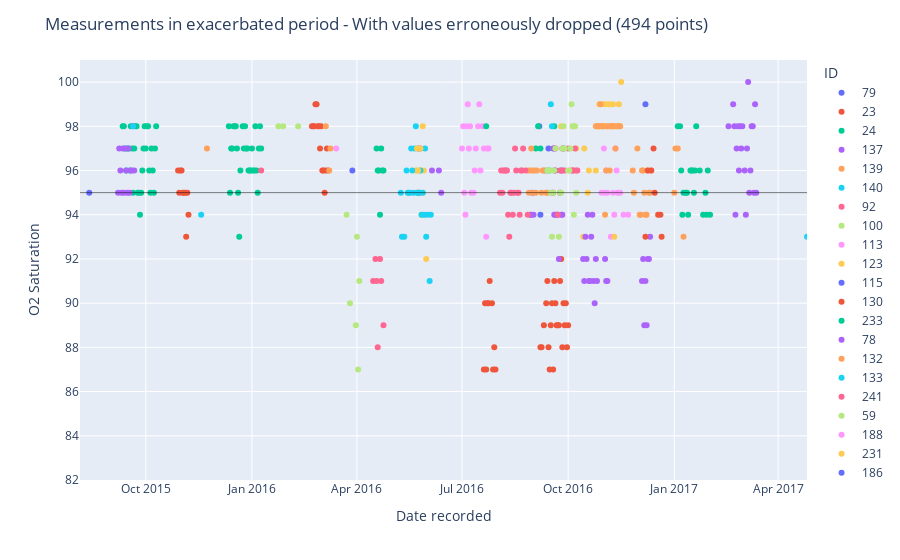
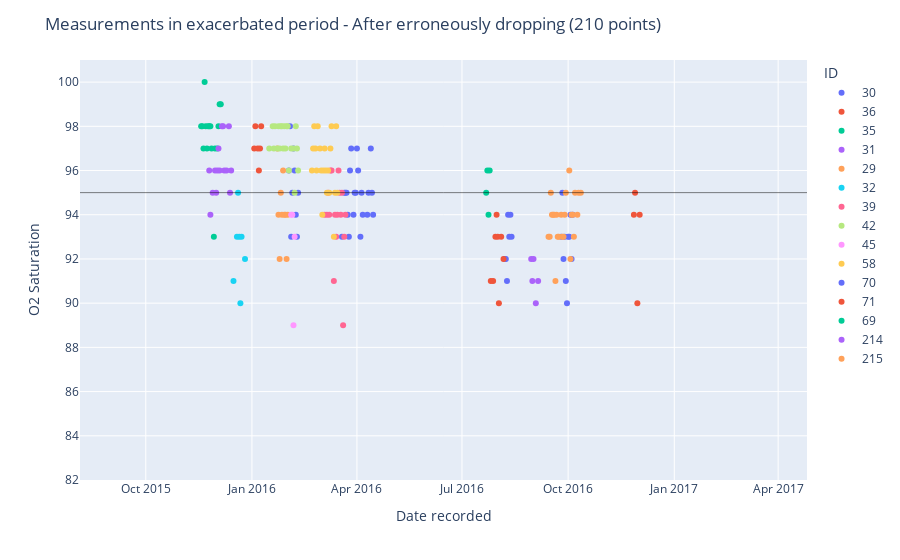

Here is the notebook cell these charts were saved with, in order:
### Code cell
# We'd like to explain the difference in the distribution of O2 saturation in the Exacerbated and Stable groups before and after the removal of the rows with nan.
# Changes in O2 Saturation's distribution are much stronger in the Exacerbated group than in the Stable. 
# Let's have a look at the Exacerbated group only.

# Scatter plot nan with x Date recorded, y O2 saturation, color ID with px library
nan_ex = nan[nan['Is Exacerbated']==True]
nonan_ex = nonan[nonan['Is Exacerbated']==True]
full_ex = full[full['Is Exacerbated']==True]
print(nan_ex.shape)
print(nonan_ex.shape)

def set_axes(fig):
  # Set y axis range to min max of O2 saturation of full
  fig.update_yaxes(range=[full['O2 Saturation'].min()-1, full['O2 Saturation'].max()+1])
  # Set x axis range to min max of Date recorded of full
  fig.update_xaxes(range=[full[x_col].min(), full[x_col].max()])
  return -1

fig = px.scatter(nan_ex, x=x_col, y='O2 Saturation', color='ID')

# Add line of O2 saturation 95
fig.add_shape(type="line", x0=full[x_col].min(), y0=95, x1=full[x_col].max(), y1=95, line=dict(color="Black", width=0.5))
set_axes(fig)
fig.update_layout(title='Measurements in exacerbated period - With values erroneously dropped ({} points)'.format(nan_ex.shape[0]))
fig.show()

fig = px.scatter(nonan_ex, x=x_col, y='O2 Saturation', color='ID')
set_axes(fig)
fig.add_shape(type="line", x0=full[x_col].min(), y0=95, x1=full[x_col].max(), y1=95, line=dict(color="Black", width=0.5))
fig.update_layout(title='Measurements in exacerbated period - After erroneously dropping ({} points)'.format(nonan_ex.shape[0]))
fig.show()

fig = px.scatter(full_ex, x=x_col, y='O2 Saturation', color='ID')
set_axes(fig)
fig.add_shape(type="line", x0=full[x_col].min(), y0=95, x1=full[x_col].max(), y1=95, line=dict(color="Black", width=0.5))
fig.update_layout(title='Measurements in exacerbated period - After correction ({} points)'.format(full_ex.shape[0]))
fig.show()

### Figure 1 — Plotly figure (JSON) as saved in the notebook; plotly's stock layout.template omitted (floating-point values rounded to 4 significant figures)
{"data": [{"hovertemplate": "ID=79<br>Date recorded=%{x}<br>O2 Saturation=%{y}<extra></extra>", "legendgroup": "79", "marker": {"color": "#636efa", "symbol": "circle"}, "mode": "markers", "name": "79", "orientation": "v", "showlegend": true, "type": "scatter", "x": ["2015-08-13"], "xaxis": "x", "y": [95], "yaxis": "y"}, {"hovertemplate": "ID=23<br>Date recorded=%{x}<br>O2 Saturation=%{y}<extra></extra>", "legendgroup": "23", "marker": {"color": "#EF553B", "symbol": "circle"}, "mode": "markers", "name": "23", "orientation": "v", "showlegend": true, "type": "scatter", "x": ["2015-11-04", "2015-10-30", "2015-10-31", "2015-11-02", "2015-11-03", "2015-11-06", "2015-10-29", "2015-11-01", "2015-11-07", "2015-11-05"], "xaxis": "x", "y": [95, 95, 96, 95, 95, 95, 96, 96, 94, 93], "yaxis": "y"}, {"hovertemplate": "ID=24<br>Date recorded=%{x}<br>O2 Saturation=%{y}<extra></extra>", "legendgroup": "24", "marker": {"color": "#00cc96", "symbol": "circle"}, "mode": "markers", "name": "24", "orientation": "v", "showlegend": true, "type": "scatter", "x": ["2015-09-13", "2015-09-17", "2015-09-25", "2015-09-30", "2015-10-04", "2015-10-07", "2015-10-08", "2015-10-09", "2015-09-14", "2015-09-18", "2015-09-21", "2015-09-24", "2015-09-26", "2015-09-27", "2015-09-29", "2015-10-03", "2015-09-16", "2015-09-15", "2015-09-19", "2015-10-01", "2015-10-02", "2015-09-11", "2015-10-06", "2015-10-10", "2015-09-20", "2015-09-23", "2015-10-05", "2015-09-12", "2015-12-17", "2015-09-22", "2015-09-28", "2015-12-29", "2015-12-12", "2015-12-16", "2015-12-18", "2015-12-21", "2015-12-22", "2015-12-27", "2015-12-13", "2016-01-01", "2015-12-25", "2015-12-14", "2016-01-05", "2015-12-15", "2015-12-30", "2015-12-20", "2016-01-04", "2016-01-09", "2015-12-24", "2015-12-19", "2016-01-02", "2016-01-06", "2015-12-26", "2015-12-28", "2015-12-31", "2016-01-03", "2016-01-07", "2016-01-08"], "xaxis": "x", "y": [97, 96, 95, 98, 96, 96, 95, 97, 96, 98, 97, 95, 94, 95, 97, 98, 97, 97, 97, 97, 98, 98, 97, 98, 95, 98, 95, 98, 98, 98, 96, 96, 98, 98, 98, 93, 96, 97, 95, 97, 97, 97, 96, 97, 96, 95, 98, 97, 98, 97, 96, 95, 98, 97, 96, 96, 97, 98], "yaxis": "y"}, {"hovertemplate": "ID=137<br>Date recorded=%{x}<br>O2 Saturation=%{y}<extra></extra>", "legendgroup": "137", "marker": {"color": "#ab63fa", "symbol": "circle"}, "mode": "markers", "name": "137", "orientation": "v", "showlegend": true, "type": "scatter", "x": ["2015-09-09", "2015-09-07", "2015-09-12", "2015-09-19", "2015-09-15", "2015-09-16", "2015-09-17", "2015-09-11", "2015-09-08", "2015-09-13", "2015-09-18", "2015-09-10", "2015-09-14", "2015-09-20", "2015-09-21"], "xaxis": "x", "y": [96, 95, 95, 96, 95, 97, 95, 97, 97, 97, 96, 95, 96, 98, 96], "yaxis": "y"}, {"hovertemplate": "ID=139<br>Date recorded=%{x}<br>O2 Saturation=%{y}<extra></extra>", "legendgroup": "139", "marker": {"color": "#FFA15A", "symbol": "circle"}, "mode": "markers", "name": "139", "orientation": "v", "showlegend": true, "type": "scatter", "x": ["2015-11-23"], "xaxis": "x", "y": [97], "yaxis": "y"}, {"hovertemplate": "ID=140<br>Date recorded=%{x}<br>O2 Saturation=%{y}<extra></extra>", "legendgroup": "140", "marker": {"color": "#19d3f3", "symbol": "circle"}, "mode": "markers", "name": "140", "orientation": "v", "showlegend": true, "type": "scatter", "x": ["2015-11-18", "2015-09-20"], "xaxis": "x", "y": [94, 98], "yaxis": "y"}, {"hovertemplate": "ID=92<br>Date recorded=%{x}<br>O2 Saturation=%{y}<extra></extra>", "legendgroup": "92", "marker": {"color": "#FF6692", "symbol": "circle"}, "mode": "markers", "name": "92", "orientation": "v", "showlegend": true, "type": "scatter", "x": ["2016-01-09"], "xaxis": "x", "y": [96], "yaxis": "y"}, {"hovertemplate": "ID=100<br>Date recorded=%{x}<br>O2 Saturation=%{y}<extra></extra>", "legendgroup": "100", "marker": {"color": "#B6E880", "symbol": "circle"}, "mode": "markers", "name": "100", "orientation": "v", "showlegend": true, "type": "scatter", "x": ["2016-01-28", "2016-01-24", "2016-02-10"], "xaxis": "x", "y": [98, 98, 98], "yaxis": "y"}, {"hovertemplate": "ID=113<br>Date recorded=%{x}<br>O2 Saturation=%{y}<extra></extra>", "legendgroup": "113", "marker": {"color": "#FF97FF", "symbol": "circle"}, "mode": "markers", "name": "113", "orientation": "v", "showlegend": true, "type": "scatter", "x": ["2016-03-14"], "xaxis": "x", "y": [97], "yaxis": "y"}, {"hovertemplate": "ID=123<br>Date recorded=%{x}<br>O2 Saturation=%{y}<extra></extra>", "legendgroup": "123", "marker": {"color": "#FECB52", "symbol": "circle"}, "mode": "markers", "name": "123", "orientation": "v", "showlegend": true, "type": "scatter", "x": ["2016-05-27", "2016-05-23", "2016-05-28", "2016-05-29", "2016-05-30", "2016-05-22", "2016-05-25", "2016-05-26", "2016-05-24", "2016-05-31"], "xaxis": "x", "y": [94, 96, 95, 96, 94, 96, 95, 96, 95, 92], "yaxis": "y"}, {"hovertemplate": "ID=115<br>Date recorded=%{x}<br>O2 Saturation=%{y}<extra></extra>", "legendgroup": "115", "marker": {"color": "#636efa", "symbol": "circle"}, "mode": "markers", "name": "115", "orientation": "v", "showlegend": true, "type": "scatter", "x": ["2016-03-28"], "xaxis": "x", "y": [96], "yaxis": "y"}, {"hovertemplate": "ID=130<br>Date recorded=%{x}<br>O2 Saturation=%{y}<extra></extra>", "legendgroup": "130", "marker": {"color": "#EF553B", "symbol": "circle"}, "mode": "markers", "name": "130", "orientation": "v", "showlegend": true, "type": "scatter", "x": ["2016-02-29", "2016-03-01", "2016-03-03", "2016-02-23", "2016-02-22", "2016-02-27", "2016-02-24", "2016-03-07", "2016-02-26", "2016-02-28", "2016-03-02", "2016-02-25", "2016-03-04", "2016-03-05", "2016-03-06"], "xaxis": "x", "y": [97, 98, 96, 98, 98, 98, 98, 96, 99, 98, 96, 99, 95, 96, 97], "yaxis": "y"}, {"hovertemplate": "ID=233<br>Date recorded=%{x}<br>O2 Saturation=%{y}<extra></extra>", "legendgroup": "233", "marker": {"color": "#00cc96", "symbol": "circle"}, "mode": "markers", "name": "233", "orientation": "v", "showlegend": true, "type": "scatter", "x": ["2016-04-20", "2016-04-18", "2016-04-19", "2016-04-21", "2016-04-23", "2016-04-24", "2016-04-22"], "xaxis": "x", "y": [96, 97, 96, 94, 96, 96, 97], "yaxis": "y"}, {"hovertemplate": "ID=78<br>Date recorded=%{x}<br>O2 Saturation=%{y}<extra></extra>", "legendgroup": "78", "marker": {"color": "#ab63fa", "symbol": "circle"}, "mode": "markers", "name": "78", "orientation": "v", "showlegend": true, "type": "scatter", "x": ["2016-05-25", "2016-05-24", "2016-05-26", "2016-06-05", "2016-06-13", "2016-06-11"], "xaxis": "x", "y": [95, 97, 97, 96, 95, 96], "yaxis": "y"}, {"hovertemplate": "ID=132<br>Date recorded=%{x}<br>O2 Saturation=%{y}<extra></extra>", "legendgroup": "132", "marker": {"color": "#FFA15A", "symbol": "circle"}, "mode": "markers", "name": "132", "orientation": "v", "showlegend": true, "type": "scatter", "x": ["2016-03-09", "2016-03-05", "2016-03-08"], "xaxis": "x", "y": [97, 98, 96], "yaxis": "y"}, {"hovertemplate": "ID=133<br>Date recorded=%{x}<br>O2 Saturation=%{y}<extra></extra>", "legendgroup": "133", "marker": {"color": "#19d3f3", "symbol": "circle"}, "mode": "markers", "name": "133", "orientation": "v", "showlegend": true, "type": "scatter", "x": ["2016-05-16", "2016-05-20", "2016-05-24", "2016-05-26", "2016-05-30", "2016-05-09", "2016-06-03", "2016-05-10", "2016-05-15", "2016-05-14", "2016-05-18", "2016-05-12", "2016-05-27", "2016-05-25", "2016-05-29", "2016-05-31", "2016-06-01", "2016-05-17", "2016-06-04", "2016-05-19", "2016-05-21", "2016-05-22", "2016-05-23", "2016-05-28"], "xaxis": "x", "y": [95, 95, 95, 96, 97, 95, 91, 93, 95, 96, 97, 93, 94, 95, 94, 93, 94, 95, 94, 96, 97, 98, 95, 95], "yaxis": "y"}, {"hovertemplate": "ID=241<br>Date recorded=%{x}<br>O2 Saturation=%{y}<extra></extra>", "legendgroup": "241", "marker": {"color": "#FF6692", "symbol": "circle"}, "mode": "markers", "name": "241", "orientation": "v", "showlegend": true, "type": "scatter", "x": ["2016-04-24", "2016-04-15", "2016-04-18", "2016-04-21", "2016-04-19", "2016-04-22", "2016-04-17"], "xaxis": "x", "y": [89, 91, 91, 92, 88, 91, 92], "yaxis": "y"}, {"hovertemplate": "ID=59<br>Date recorded=%{x}<br>O2 Saturation=%{y}<extra></extra>", "legendgroup": "59", "marker": {"color": "#B6E880", "symbol": "circle"}, "mode": "markers", "name": "59", "orientation": "v", "showlegend": true, "type": "scatter", "x": ["2016-04-02", "2016-03-23", "2016-03-26", "2016-04-03", "2016-04-01", "2016-03-31"], "xaxis": "x", "y": [87, 94, 90, 91, 93, 89], "yaxis": "y"}, {"hovertemplate": "ID=188<br>Date recorded=%{x}<br>O2 Saturation=%{y}<extra></extra>", "legendgroup": "188", "marker": {"color": "#FF97FF", "symbol": "circle"}, "mode": "markers", "name": "188", "orientation": "v", "showlegend": true, "type": "scatter", "x": ["2016-07-02", "2016-07-08", "2016-07-20", "2016-07-24", "2016-07-04", "2016-07-03", "2016-07-09", "2016-07-07", "2016-07-15", "2016-07-23", "2016-07-01", "2016-07-22", "2016-07-05", "2016-07-06", "2016-07-12", "2016-07-13", "2016-07-17", "2016-07-11", "2016-07-16", "2016-07-19"], "xaxis": "x", "y": [98, 98, 97, 97, 94, 95, 95, 97, 98, 97, 97, 93, 98, 99, 96, 97, 96, 95, 99, 98], "yaxis": "y"}, {"hovertemplate": "ID=231<br>Date recorded=%{x}<br>O2 Saturation=%{y}<extra></extra>", "legendgroup": "231", "marker": {"color": "#FECB52", "symbol": "circle"}, "mode": "markers", "name": "231", "orientation": "v", "showlegend": true, "type": "scatter", "x": ["2016-05-24", "2016-05-23", "2016-05-26", "2016-05-25", "2016-05-28", "2016-09-25", "2016-10-05", "2016-09-24", "2016-10-06", "2016-10-15", "2016-10-18", "2016-10-08", "2016-10-14", "2016-10-19"], "xaxis": "x", "y": [96, 97, 97, 97, 98, 98, 98, 95, 98, 97, 95, 97, 93, 96], "yaxis": "y"}, {"hovertemplate": "ID=186<br>Date recorded=%{x}<br>O2 Saturation=%{y}<extra></extra>", "legendgroup": "186", "marker": {"color": "#636efa", "symbol": "circle"}, "mode": "markers", "name": "186", "orientation": "v", "showlegend": true, "type": "scatter", "x": ["2016-09-06", "2016-09-07", "2016-09-14", "2016-09-20", "2016-09-19", "2016-09-26", "2016-09-27"], "xaxis": "x", "y": [98, 94, 97, 96, 97, 96, 97], "yaxis": "y"}, {"hovertemplate": "ID=141<br>Date recorded=%{x}<br>O2 Saturation=%{y}<extra></extra>", "legendgroup": "141", "marker": {"color": "#EF553B", "symbol": "circle"}, "mode": "markers", "name": "141", "orientation": "v", "showlegend": true, "type": "scatter", "x": ["2016-07-21", "2016-07-28", "2016-07-20", "2016-07-30", "2016-09-08", "2016-07-22", "2016-07-25", "2016-09-13", "2016-07-27", "2016-09-20", "2016-09-24", "2016-07-23", "2016-09-25", "2016-07-24", "2016-07-29", "2016-09-07", "2016-09-10", "2016-09-12", "2016-09-15", "2016-09-17", "2016-09-18", "2016-09-19", "2016-09-22", "2016-09-23", "2016-09-26", "2016-09-30", "2016-09-14", "2016-09-16", "2016-09-27", "2016-09-21", "2016-09-28", "2016-09-29", "2016-10-01"], "xaxis": "x", "y": [90, 87, 87, 87, 88, 87, 91, 91, 90, 90, 91, 90, 92, 90, 88, 88, 89, 90, 87, 90, 87, 91, 89, 89, 88, 88, 88, 89, 90, 89, 89, 90, 89], "yaxis": "y"}, {"hovertemplate": "ID=143<br>Date recorded=%{x}<br>O2 Saturation=%{y}<extra></extra>", "legendgroup": "143", "marker": {"color": "#00cc96", "symbol": "circle"}, "mode": "markers", "name": "143", "orientation": "v", "showlegend": true, "type": "scatter", "x": ["2016-07-22", "2016-09-03", "2016-09-19", "2016-09-05", "2016-09-07"], "xaxis": "x", "y": [98, 97, 98, 98, 97], "yaxis": "y"}, {"hovertemplate": "ID=194<br>Date recorded=%{x}<br>O2 Saturation=%{y}<extra></extra>", "legendgroup": "194", "marker": {"color": "#ab63fa", "symbol": "circle"}, "mode": "markers", "name": "194", "orientation": "v", "showlegend": true, "type": "scatter", "x": ["2016-09-22", "2016-09-25", "2016-08-29", "2016-08-30", "2016-08-31", "2016-09-17", "2016-09-18", "2016-09-19", "2016-09-21", "2016-10-24", "2016-10-25", "2016-10-26", "2016-09-23", "2016-09-01", "2016-09-24", "2016-10-16", "2016-09-26", "2016-10-19", "2016-09-20", "2016-10-21", "2016-10-17", "2016-10-23", "2016-11-02", "2016-10-14", "2016-10-15", "2016-11-04", "2016-12-06", "2016-12-09", "2016-10-22", "2016-10-18", "2016-10-20", "2016-11-03", "2016-12-07", "2016-12-04", "2016-12-05", "2016-12-08", "2016-12-10", "2016-12-11"], "xaxis": "x", "y": [94, 94, 94, 94, 95, 95, 97, 94, 94, 90, 92, 91, 92, 94, 95, 93, 94, 91, 94, 93, 92, 91, 92, 92, 91, 91, 89, 92, 94, 94, 91, 91, 91, 91, 92, 89, 92, 93], "yaxis": "y"}, {"hovertemplate": "ID=195<br>Date recorded=%{x}<br>O2 Saturation=%{y}<extra></extra>", "legendgroup": "195", "marker": {"color": "#FFA15A", "symbol": "circle"}, "mode": "markers", "name": "195", "orientation": "v", "showlegend": true, "type": "scatter", "x": ["2016-08-27", "2016-09-08", "2016-09-10", "2016-08-28", "2016-08-30", "2016-08-29", "2016-09-01", "2016-09-02", "2016-09-03", "2016-09-09", "2016-09-11", "2016-09-12", "2016-09-13", "2016-08-31", "2016-09-04", "2016-12-03", "2016-12-04", "2017-01-09", "2016-11-27", "2016-12-06", "2016-11-30", "2016-12-07", "2016-12-09", "2016-12-10", "2016-12-12", "2016-11-26", "2017-01-02", "2016-12-02", "2017-01-01", "2016-12-05", "2017-01-04", "2016-12-11", "2016-12-08"], "xaxis": "x", "y": [96, 95, 96, 95, 97, 96, 95, 96, 95, 96, 96, 95, 95, 96, 96, 94, 96, 93, 95, 95, 97, 94, 96, 95, 96, 96, 97, 94, 95, 96, 97, 95, 94], "yaxis": "y"}, {"hovertemplate": "ID=193<br>Date recorded=%{x}<br>O2 Saturation=%{y}<extra></extra>", "legendgroup": "193", "marker": {"color": "#19d3f3", "symbol": "circle"}, "mode": "markers", "name": "193", "orientation": "v", "showlegend": true, "type": "scatter", "x": ["2016-09-17", "2016-09-13", "2016-09-15", "2016-09-16"], "xaxis": "x", "y": [98, 96, 96, 99], "yaxis": "y"}, {"hovertemplate": "ID=151<br>Date recorded=%{x}<br>O2 Saturation=%{y}<extra></extra>", "legendgroup": "151", "marker": {"color": "#FF6692", "symbol": "circle"}, "mode": "markers", "name": "151", "orientation": "v", "showlegend": true, "type": "scatter", "x": ["2016-08-05", "2016-08-11", "2016-08-17", "2016-08-18", "2016-08-20", "2016-08-22", "2016-08-03", "2016-08-07", "2016-08-19", "2016-08-21", "2016-08-27", "2016-08-08", "2016-08-13", "2016-10-05", "2016-08-04", "2016-08-06", "2016-08-09", "2016-08-10", "2016-08-23", "2016-08-12", "2016-08-14", "2016-08-25", "2016-08-15", "2016-09-19", "2016-08-16", "2016-09-20", "2016-09-26", "2016-10-01", "2016-10-07", "2016-10-04", "2016-09-22", "2016-10-08", "2016-09-24", "2016-09-28", "2016-09-18", "2016-09-25", "2016-10-09", "2016-10-06"], "xaxis": "x", "y": [95, 93, 96, 95, 94, 96, 95, 96, 95, 96, 94, 96, 95, 96, 96, 96, 96, 94, 97, 95, 94, 96, 95, 96, 97, 97, 97, 97, 97, 96, 94, 96, 96, 96, 95, 96, 96, 96], "yaxis": "y"}, {"hovertemplate": "ID=153<br>Date recorded=%{x}<br>O2 Saturation=%{y}<extra></extra>", "legendgroup": "153", "marker": {"color": "#B6E880", "symbol": "circle"}, "mode": "markers", "name": "153", "orientation": "v", "showlegend": true, "type": "scatter", "x": ["2016-09-28", "2016-10-04", "2016-09-13", "2016-09-14", "2016-09-15", "2016-09-17", "2016-09-18", "2016-09-19", "2016-09-20", "2016-09-24", "2016-09-23", "2016-09-26", "2016-10-02", "2016-10-01", "2016-10-03", "2016-09-16", "2016-10-08", "2016-10-05", "2016-09-25", "2016-10-06", "2016-09-27", "2016-10-07"], "xaxis": "x", "y": [97, 99, 96, 96, 96, 93, 95, 96, 97, 95, 93, 97, 96, 96, 97, 95, 95, 98, 95, 94, 98, 98], "yaxis": "y"}, {"hovertemplate": "ID=66<br>Date recorded=%{x}<br>O2 Saturation=%{y}<extra></extra>", "legendgroup": "66", "marker": {"color": "#FF97FF", "symbol": "circle"}, "mode": "markers", "name": "66", "orientation": "v", "showlegend": true, "type": "scatter", "x": ["2016-10-30", "2016-11-11", "2016-11-18", "2016-11-02", "2016-11-07", "2016-11-04", "2016-11-15", "2016-11-13", "2016-11-01", "2016-11-22", "2016-11-03", "2016-11-10", "2016-11-12", "2016-11-09"], "xaxis": "x", "y": [95, 97, 94, 95, 93, 95, 95, 95, 97, 94, 96, 94, 96, 95], "yaxis": "y"}, {"hovertemplate": "ID=171<br>Date recorded=%{x}<br>O2 Saturation=%{y}<extra></extra>", "legendgroup": "171", "marker": {"color": "#FECB52", "symbol": "circle"}, "mode": "markers", "name": "171", "orientation": "v", "showlegend": true, "type": "scatter", "x": ["2016-11-02", "2016-11-14", "2016-10-25", "2016-10-26", "2016-10-31", "2016-10-28", "2016-10-27", "2016-10-29", "2016-11-05", "2016-11-10", "2016-11-08", "2016-11-09", "2016-11-12", "2016-11-11", "2016-11-01", "2016-10-30", "2016-11-04", "2016-11-06", "2016-11-03", "2016-11-07", "2016-11-16", "2016-11-13", "2016-11-15"], "xaxis": "x", "y": [99, 99, 96, 98, 99, 99, 98, 98, 99, 93, 98, 99, 98, 98, 98, 98, 98, 99, 98, 98, 100, 98, 98], "yaxis": "y"}, {"hovertemplate": "ID=173<br>Date recorded=%{x}<br>O2 Saturation=%{y}<extra></extra>", "legendgroup": "173", "marker": {"color": "#636efa", "symbol": "circle"}, "mode": "markers", "name": "173", "orientation": "v", "showlegend": true, "type": "scatter", "x": ["2016-12-07"], "xaxis": "x", "y": [99], "yaxis": "y"}, {"hovertemplate": "ID=176<br>Date recorded=%{x}<br>O2 Saturation=%{y}<extra></extra>", "legendgroup": "176", "marker": {"color": "#EF553B", "symbol": "circle"}, "mode": "markers", "name": "176", "orientation": "v", "showlegend": true, "type": "scatter", "x": ["2016-12-18", "2016-12-14", "2016-12-15", "2016-12-07", "2016-12-20", "2016-12-12", "2016-12-21", "2016-12-09"], "xaxis": "x", "y": [94, 97, 95, 93, 94, 96, 93, 96], "yaxis": "y"}, {"hovertemplate": "ID=172<br>Date recorded=%{x}<br>O2 Saturation=%{y}<extra></extra>", "legendgroup": "172", "marker": {"color": "#00cc96", "symbol": "circle"}, "mode": "markers", "name": "172", "orientation": "v", "showlegend": true, "type": "scatter", "x": ["2017-01-06", "2017-01-07", "2017-01-09", "2017-01-12", "2017-01-20", "2017-01-30", "2017-01-04", "2017-01-18", "2017-01-08", "2017-01-19", "2017-01-11", "2017-01-17", "2017-02-01", "2017-01-23", "2017-01-26", "2017-01-13", "2017-01-28", "2017-01-15", "2017-01-16", "2017-01-29"], "xaxis": "x", "y": [98, 96, 95, 95, 98, 96, 98, 95, 94, 96, 95, 96, 94, 96, 94, 94, 95, 96, 96, 94], "yaxis": "y"}, {"hovertemplate": "ID=200<br>Date recorded=%{x}<br>O2 Saturation=%{y}<extra></extra>", "legendgroup": "200", "marker": {"color": "#ab63fa", "symbol": "circle"}, "mode": "markers", "name": "200", "orientation": "v", "showlegend": true, "type": "scatter", "x": ["2017-02-22", "2017-02-21", "2017-02-28", "2017-03-06", "2017-02-26", "2017-03-08", "2017-03-03", "2017-02-17", "2017-03-10", "2017-03-05", "2017-03-12", "2017-03-07", "2017-03-13", "2017-02-23", "2017-02-27", "2017-03-01", "2017-03-11", "2017-02-24", "2017-02-25", "2017-03-04", "2017-03-09"], "xaxis": "x", "y": [98, 99, 97, 100, 96, 96, 96, 98, 98, 97, 99, 95, 95, 94, 98, 98, 95, 97, 98, 94, 98], "yaxis": "y"}, {"hovertemplate": "ID=179<br>Date recorded=%{x}<br>O2 Saturation=%{y}<extra></extra>", "legendgroup": "179", "marker": {"color": "#FFA15A", "symbol": "circle"}, "mode": "markers", "name": "179", "orientation": "v", "showlegend": true, "type": "scatter", "x": ["2016-10-26", "2016-10-29", "2016-10-27", "2016-11-01", "2016-10-31", "2016-11-02", "2016-11-09", "2016-11-06", "2016-11-10", "2016-11-07", "2016-11-11", "2016-10-25", "2016-11-13", "2016-11-15", "2016-11-14", "2016-10-30", "2016-10-28", "2016-11-03", "2016-11-04", "2016-11-08", "2016-11-05"], "xaxis": "x", "y": [98, 99, 98, 98, 98, 94, 98, 96, 98, 98, 97, 98, 98, 98, 98, 98, 98, 96, 98, 98, 98], "yaxis": "y"}, {"hovertemplate": "ID=229<br>Date recorded=%{x}<br>O2 Saturation=%{y}<extra></extra>", "legendgroup": "229", "marker": {"color": "#19d3f3", "symbol": "circle"}, "mode": "markers", "name": "229", "orientation": "v", "showlegend": true, "type": "scatter", "x": ["2017-04-26"], "xaxis": "x", "y": [93], "yaxis": "y"}], "layout": {"legend": {"title": {"text": "ID"}, "tracegroupgap": 0}, "margin": {"t": 60}, "shapes": [{"line": {"color": "Black", "width": 0.5}, "type": "line", "x0": "2015-08-05", "x1": "2017-04-26", "y0": 95, "y1": 95}], "title": {"text": "Measurements in exacerbated period - With values erroneously dropped (494 points)"}, "xaxis": {"anchor": "y", "domain": [0, 1], "range": ["2015-08-05", "2017-04-26"], "title": {"text": "Date recorded"}}, "yaxis": {"anchor": "x", "domain": [0, 1], "range": [82, 101], "title": {"text": "O2 Saturation"}}}}

### Figure 2 — Plotly figure (JSON) as saved in the notebook; plotly's stock layout.template omitted (floating-point values rounded to 4 significant figures)
{"data": [{"hovertemplate": "ID=30<br>Date recorded=%{x}<br>O2 Saturation=%{y}<extra></extra>", "legendgroup": "30", "marker": {"color": "#636efa", "symbol": "circle"}, "mode": "markers", "name": "30", "orientation": "v", "showlegend": true, "type": "scatter", "x": ["2016-02-02", "2016-02-09", "2016-02-10", "2016-02-04", "2016-02-03", "2016-02-06", "2016-02-05", "2016-02-07", "2016-02-08", "2016-03-21", "2016-03-22", "2016-03-25", "2016-04-02", "2016-03-26", "2016-03-30", "2016-04-05", "2016-04-01", "2016-03-23", "2016-04-04", "2016-04-10", "2016-03-19", "2016-04-11", "2016-03-24", "2016-03-27", "2016-03-29", "2016-03-31", "2016-04-15", "2016-04-06", "2016-04-13", "2016-04-14"], "xaxis": "x", "y": [96, 93, 95, 93, 98, 97, 95, 96, 94, 95, 95, 93, 96, 96, 95, 95, 97, 95, 93, 94, 93, 95, 94, 97, 94, 95, 94, 94, 97, 95], "yaxis": "y"}, {"hovertemplate": "ID=36<br>Date recorded=%{x}<br>O2 Saturation=%{y}<extra></extra>", "legendgroup": "36", "marker": {"color": "#EF553B", "symbol": "circle"}, "mode": "markers", "name": "36", "orientation": "v", "showlegend": true, "type": "scatter", "x": ["2016-01-04", "2016-01-08", "2016-01-07", "2016-01-03", "2016-01-06", "2016-01-09"], "xaxis": "x", "y": [98, 97, 96, 97, 97, 98], "yaxis": "y"}, {"hovertemplate": "ID=35<br>Date recorded=%{x}<br>O2 Saturation=%{y}<extra></extra>", "legendgroup": "35", "marker": {"color": "#00cc96", "symbol": "circle"}, "mode": "markers", "name": "35", "orientation": "v", "showlegend": true, "type": "scatter", "x": ["2015-11-23", "2015-11-25", "2015-12-04", "2015-11-19", "2015-11-20", "2015-11-21", "2015-11-26", "2015-12-03", "2015-11-22", "2015-12-02", "2015-12-05", "2015-11-24", "2015-11-29", "2015-11-30", "2015-11-18", "2015-11-27"], "xaxis": "x", "y": [97, 98, 99, 98, 97, 100, 98, 98, 98, 97, 99, 98, 93, 97, 98, 97], "yaxis": "y"}, {"hovertemplate": "ID=31<br>Date recorded=%{x}<br>O2 Saturation=%{y}<extra></extra>", "legendgroup": "31", "marker": {"color": "#ab63fa", "symbol": "circle"}, "mode": "markers", "name": "31", "orientation": "v", "showlegend": true, "type": "scatter", "x": ["2015-11-30", "2015-12-08", "2015-12-13", "2015-11-28", "2015-12-04", "2015-12-01", "2015-12-06", "2015-12-07", "2015-12-12", "2015-11-26", "2015-12-02", "2015-12-03", "2015-12-14", "2015-11-25", "2015-12-10"], "xaxis": "x", "y": [96, 96, 95, 95, 96, 95, 98, 98, 98, 94, 96, 97, 96, 96, 96], "yaxis": "y"}, {"hovertemplate": "ID=29<br>Date recorded=%{x}<br>O2 Saturation=%{y}<extra></extra>", "legendgroup": "29", "marker": {"color": "#FFA15A", "symbol": "circle"}, "mode": "markers", "name": "29", "orientation": "v", "showlegend": true, "type": "scatter", "x": ["2016-01-24", "2016-01-30", "2016-01-23", "2016-01-25", "2016-01-27", "2016-01-29", "2016-01-28", "2016-01-31", "2016-02-01", "2016-01-26"], "xaxis": "x", "y": [94, 94, 97, 92, 94, 94, 96, 92, 94, 95], "yaxis": "y"}, {"hovertemplate": "ID=32<br>Date recorded=%{x}<br>O2 Saturation=%{y}<extra></extra>", "legendgroup": "32", "marker": {"color": "#19d3f3", "symbol": "circle"}, "mode": "markers", "name": "32", "orientation": "v", "showlegend": true, "type": "scatter", "x": ["2015-12-20", "2015-12-21", "2015-12-16", "2015-12-22", "2015-12-26", "2015-12-19", "2015-12-23"], "xaxis": "x", "y": [95, 93, 91, 90, 92, 93, 93], "yaxis": "y"}, {"hovertemplate": "ID=39<br>Date recorded=%{x}<br>O2 Saturation=%{y}<extra></extra>", "legendgroup": "39", "marker": {"color": "#FF6692", "symbol": "circle"}, "mode": "markers", "name": "39", "orientation": "v", "showlegend": true, "type": "scatter", "x": ["2016-03-12", "2016-03-06", "2016-03-09", "2016-03-10", "2016-03-13", "2016-03-17", "2016-03-08", "2016-03-16", "2016-03-21", "2016-03-04", "2016-03-14", "2016-03-07", "2016-03-22", "2016-03-15", "2016-03-18", "2016-03-19", "2016-03-20"], "xaxis": "x", "y": [91, 94, 96, 96, 94, 95, 94, 96, 93, 94, 93, 95, 94, 94, 94, 95, 89], "yaxis": "y"}, {"hovertemplate": "ID=42<br>Date recorded=%{x}<br>O2 Saturation=%{y}<extra></extra>", "legendgroup": "42", "marker": {"color": "#B6E880", "symbol": "circle"}, "mode": "markers", "name": "42", "orientation": "v", "showlegend": true, "type": "scatter", "x": ["2016-01-23", "2016-02-01", "2016-01-16", "2016-02-06", "2016-02-08", "2016-01-20", "2016-01-24", "2016-02-10", "2016-01-26", "2016-01-29", "2016-01-30", "2016-01-31", "2016-01-21", "2016-01-25", "2016-02-09", "2016-01-27", "2016-01-28", "2016-01-19", "2016-02-07", "2016-02-02", "2016-02-04"], "xaxis": "x", "y": [97, 98, 97, 97, 98, 97, 98, 96, 98, 98, 97, 98, 98, 97, 97, 98, 97, 98, 95, 96, 97], "yaxis": "y"}, {"hovertemplate": "ID=45<br>Date recorded=%{x}<br>O2 Saturation=%{y}<extra></extra>", "legendgroup": "45", "marker": {"color": "#FF97FF", "symbol": "circle"}, "mode": "markers", "name": "45", "orientation": "v", "showlegend": true, "type": "scatter", "x": ["2016-02-04", "2016-02-05", "2016-02-07", "2016-02-06"], "xaxis": "x", "y": [94, 94, 93, 89], "yaxis": "y"}, {"hovertemplate": "ID=58<br>Date recorded=%{x}<br>O2 Saturation=%{y}<extra></extra>", "legendgroup": "58", "marker": {"color": "#FECB52", "symbol": "circle"}, "mode": "markers", "name": "58", "orientation": "v", "showlegend": true, "type": "scatter", "x": ["2016-03-03", "2016-03-06", "2016-02-25", "2016-02-22", "2016-02-27", "2016-02-23", "2016-03-12", "2016-02-26", "2016-02-24", "2016-03-09", "2016-03-07", "2016-03-10", "2016-02-29", "2016-03-13", "2016-03-15", "2016-03-02", "2016-03-14", "2016-03-05", "2016-03-08", "2016-03-01", "2016-03-04"], "xaxis": "x", "y": [96, 95, 97, 96, 98, 97, 93, 96, 98, 97, 96, 98, 97, 95, 95, 94, 98, 96, 95, 96, 97], "yaxis": "y"}, {"hovertemplate": "ID=70<br>Date recorded=%{x}<br>O2 Saturation=%{y}<extra></extra>", "legendgroup": "70", "marker": {"color": "#636efa", "symbol": "circle"}, "mode": "markers", "name": "70", "orientation": "v", "showlegend": true, "type": "scatter", "x": ["2016-08-07", "2016-08-08", "2016-08-09", "2016-08-10", "2016-08-11", "2016-08-13", "2016-09-26", "2016-08-12", "2016-09-28", "2016-09-29", "2016-10-01", "2016-09-27", "2016-10-03", "2016-10-05", "2016-09-25", "2016-10-02", "2016-10-04", "2016-09-30"], "xaxis": "x", "y": [92, 92, 91, 94, 93, 93, 95, 94, 93, 91, 93, 92, 94, 94, 93, 93, 92, 90], "yaxis": "y"}, {"hovertemplate": "ID=71<br>Date recorded=%{x}<br>O2 Saturation=%{y}<extra></extra>", "legendgroup": "71", "marker": {"color": "#EF553B", "symbol": "circle"}, "mode": "markers", "name": "71", "orientation": "v", "showlegend": true, "type": "scatter", "x": ["2016-07-30", "2016-08-01", "2016-08-06", "2016-07-28", "2016-07-31", "2016-08-02", "2016-07-26", "2016-08-04", "2016-11-28", "2016-12-02", "2016-11-27", "2016-11-30"], "xaxis": "x", "y": [93, 93, 92, 91, 94, 90, 91, 93, 95, 94, 94, 90], "yaxis": "y"}, {"hovertemplate": "ID=69<br>Date recorded=%{x}<br>O2 Saturation=%{y}<extra></extra>", "legendgroup": "69", "marker": {"color": "#00cc96", "symbol": "circle"}, "mode": "markers", "name": "69", "orientation": "v", "showlegend": true, "type": "scatter", "x": ["2016-07-22", "2016-07-23", "2016-07-24", "2016-07-25"], "xaxis": "x", "y": [95, 96, 94, 96], "yaxis": "y"}, {"hovertemplate": "ID=214<br>Date recorded=%{x}<br>O2 Saturation=%{y}<extra></extra>", "legendgroup": "214", "marker": {"color": "#ab63fa", "symbol": "circle"}, "mode": "markers", "name": "214", "orientation": "v", "showlegend": true, "type": "scatter", "x": ["2016-08-31", "2016-09-03", "2016-09-05", "2016-08-30", "2016-09-01"], "xaxis": "x", "y": [91, 90, 91, 92, 92], "yaxis": "y"}, {"hovertemplate": "ID=215<br>Date recorded=%{x}<br>O2 Saturation=%{y}<extra></extra>", "legendgroup": "215", "marker": {"color": "#FFA15A", "symbol": "circle"}, "mode": "markers", "name": "215", "orientation": "v", "showlegend": true, "type": "scatter", "x": ["2016-09-25", "2016-09-29", "2016-10-03", "2016-09-15", "2016-09-16", "2016-09-18", "2016-09-19", "2016-09-23", "2016-09-26", "2016-09-27", "2016-09-28", "2016-09-14", "2016-09-17", "2016-10-04", "2016-09-20", "2016-10-05", "2016-10-07", "2016-09-21", "2016-09-22", "2016-10-06", "2016-10-02", "2016-10-09", "2016-10-10", "2016-10-12"], "xaxis": "x", "y": [94, 95, 92, 93, 95, 94, 94, 93, 93, 93, 94, 93, 94, 94, 91, 94, 95, 94, 93, 93, 96, 94, 95, 95], "yaxis": "y"}], "layout": {"legend": {"title": {"text": "ID"}, "tracegroupgap": 0}, "margin": {"t": 60}, "shapes": [{"line": {"color": "Black", "width": 0.5}, "type": "line", "x0": "2015-08-05", "x1": "2017-04-26", "y0": 95, "y1": 95}], "title": {"text": "Measurements in exacerbated period - After erroneously dropping (210 points)"}, "xaxis": {"anchor": "y", "domain": [0, 1], "range": ["2015-08-05", "2017-04-26"], "title": {"text": "Date recorded"}}, "yaxis": {"anchor": "x", "domain": [0, 1], "range": [82, 101], "title": {"text": "O2 Saturation"}}}}
